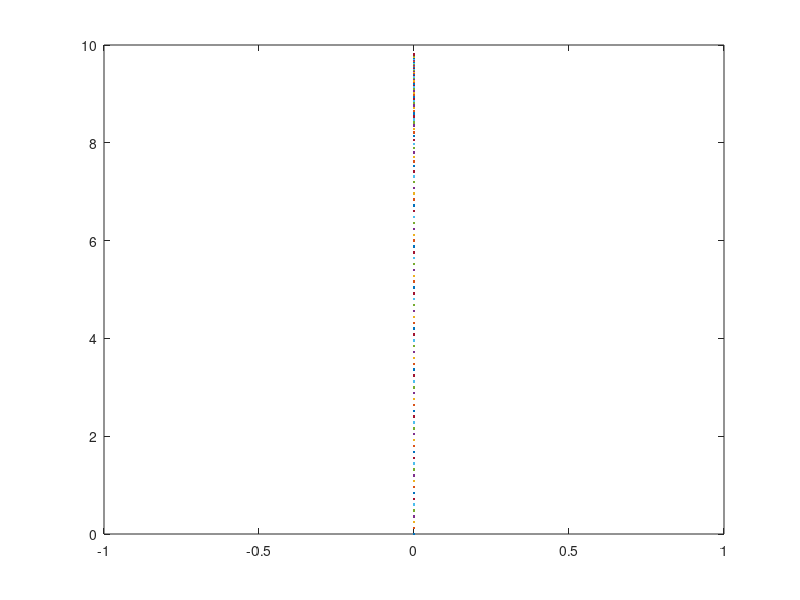

Write the MATLAB code that produced this figure.
clc; close all;

startPoint = [0, -3];

position = [0, 0];

speed = 3;

maxSpeed = 3;
maxAcc = 3;

direction = [0, 1];

target = [0, 10];

timeunit = 1/25;

step = 0;

C = 25;

plot(0,0);
hold on;

while norm(position - target) > 0.2
    step = step + 1;
    l = min(norm(position - startPoint), norm(position - target))/25;
% 
%     l = min(l, speed * timeunit + 0.5 * maxAcc * timeunit^2);
%     l = max(l, speed * timeunit - 0.5 * maxAcc * timeunit^2);


    l = min(l, maxSpeed * timeunit);
%     l = max(l, 0.5 * maxAcc * timeunit^2);

    newspeed = l * 2/timeunit - speed;
    acc = (newspeed - speed)/timeunit;
    speed = newspeed;

    position = position + l * direction;
    
    fprintf("Step %d , position [%.4f, %.4f], l %.4f, speed %.4f, acc %.4f\n", step, position, l, speed, abs(acc));

    plot(position(1),position(2), '.');
    hold on;
end